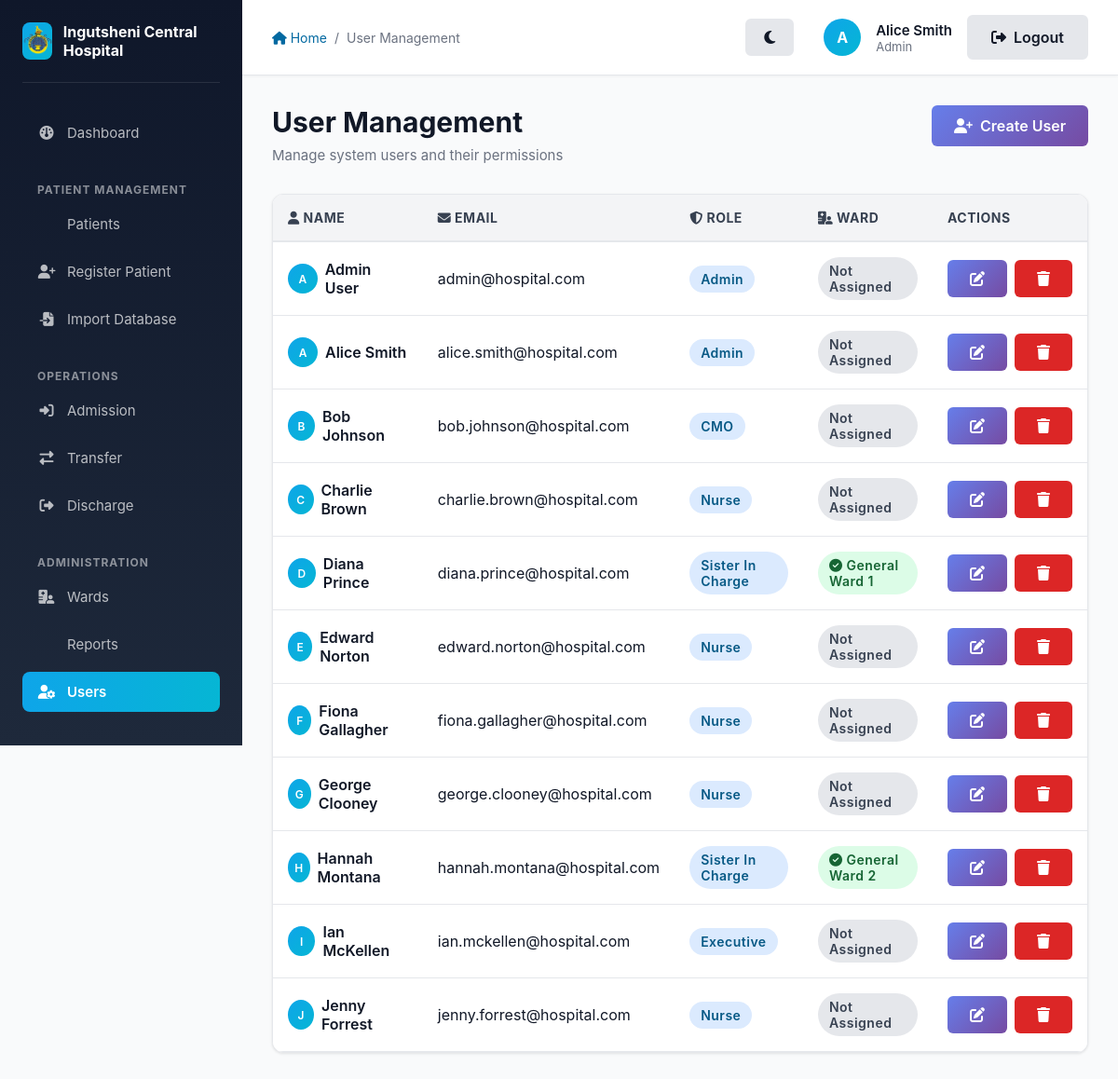
The page /auth/users (signed in) on the database its author committed.
### app/models/models.py (models this page shows, shortened)
class User(db.Model, UserMixin):
    __tablename__ = 'users'
    id = db.Column(db.Integer, primary_key=True)
    name = db.Column(db.String(100), nullable=False)
    email = db.Column(db.String(120), unique=True, nullable=False)
    password_hash = db.Column(db.String(128), nullable=False)
    role_id = db.Column(db.Integer, db.ForeignKey('roles.id'), nullable=False)
    ward_id = db.Column(db.Integer, db.ForeignKey('wards.id'), nullable=True)

class Role(db.Model):
    __tablename__ = 'roles'
    id = db.Column(db.Integer, primary_key=True)
    name = db.Column(db.String(50), unique=True, nullable=False)
    users = db.relationship('User', backref='role_obj', lazy=True)

class Ward(db.Model):
    __tablename__ = 'wards'
    id = db.Column(db.Integer, primary_key=True)
    name = db.Column(db.String(100), unique=True, nullable=False)
    type = db.Column(db.String(50), nullable=False) # Admission, General, Discharge
    capacity = db.Column(db.Integer, nullable=True)
    users = db.relationship('User', backref='ward_obj', lazy=True)
    patients = db.relationship('Patient', backref='current_ward', lazy=True)

### app/auth/routes.py (the view)
@auth.route('/users')
@login_required
@role_required(['Admin'])
def manage_users():
    users = User.query.all()
    return render_template('auth/manage_users.html', users=users)

### app/auth/utils.py (called while the page is built)
def role_required(roles):
    def decorator(f):
        @wraps(f)
        def decorated_function(*args, **kwargs):
            if not current_user.is_authenticated or current_user.role_obj.name not in roles:
                abort(403)
            return f(*args, **kwargs)
        return decorated_function
    return decorator

### app/models/models.py (called while the page is built)
@login_manager.user_loader
def load_user(user_id):
    return User.query.get(int(user_id))

### app/templates/auth/manage_users.html (shortened to what this page needs)
{% extends "layout.html" %}
{% block breadcrumb %}
    <a href="{{ url_for('main.index') }}"><i class="fas fa-home"></i> Home</a>
    <span>/</span>
    <span>User Management</span>
{% endblock %}
{% block content %}
    <div class="page-header flex-between" style="display: flex; justify-content: space-between; align-items: flex-start;">
        <div>
            <h1 class="page-title">User Management</h1>
            <p class="page-subtitle">Manage system users and their permissions</p>
        </div>
        <a href="{{ url_for('auth.create_user') }}" class="btn btn-primary">
            <i class="fas fa-user-plus"></i> Create User
        </a>
    </div>
    {% if users %}
        <div class="card">
            <div class="table-responsive">
                <table class="table">
                    <thead>
                        <tr>
                            <th><i class="fas fa-user"></i> Name</th>
                            <th><i class="fas fa-envelope"></i> Email</th>
                            <th><i class="fas fa-shield-alt"></i> Role</th>
                            <th><i class="fas fa-hospital-user"></i> Ward</th>
                            <th style="width: 150px;">Actions</th>
                        </tr>
                    </thead>
                    <tbody>
                        {% for user in users %}
                            <tr>
                                <td>
                                    <div class="flex gap-2" style="display: flex; align-items: center; gap: 0.5rem;">
                                        <div style="width: 32px; height: 32px; background: linear-gradient(135deg, #0ea5e9 0%, #06b6d4 100%); border-radius: 50%; display: flex; align-items: center; justify-content: center; color: white; font-weight: 600; font-size: 0.75rem;">
                                            {{ user.name[0].upper() }}
                                        </div>
                                        <span class="font-semibold">{{ user.name }}</span>
                                    </div>
                                </td>
                                <td>{{ user.email }}</td>
                                <td>
                                    <span class="badge badge-primary">{{ user.role_obj.name }}</span>
                                </td>
                                <td>
                                    {% if user.ward_obj %}
                                        <span class="badge badge-success"><i class="fas fa-check-circle"></i> {{ user.ward_obj.name }}</span>
                                    {% else %}
                                        <span class="badge badge-neutral">Not Assigned</span>
                                    {% endif %}
                                </td>
                                <td>
                                    <div style="display: flex; gap: 0.5rem;">
                                        <a href="{{ url_for('auth.update_user', user_id=user.id) }}" class="btn btn-sm btn-primary" title="Edit user">
                                            <i class="fas fa-edit"></i>
                                        </a>
                                        <form action="{{ url_for('auth.delete_user', user_id=user.id) }}" method="POST" style="display: inline;" onsubmit="return confirm('Are you sure you want to delete this user?');">
                                            <button type="submit" class="btn btn-sm btn-danger" title="Delete user">
                                                <i class="fas fa-trash"></i>
                                            </button>
                                        </form>
                                    </div>
                                </td>
                            </tr>
                        {% endfor %}
                    </tbody>
                </table>
            </div>
        </div>
    {% endif %}
{% endblock %}

### app/templates/layout.html (shortened to what this page needs)
<!DOCTYPE html>
<html lang="en">
<head>
    <link rel="stylesheet" href="{{ url_for('static', filename='style.css') }}">
    <link rel="stylesheet" href="https://cdnjs.cloudflare.com/ajax/libs/font-awesome/6.4.0/css/all.min.css">
</head>
<body>
    <aside class="sidebar no-print" id="sidebar">
        <div class="sidebar-header">
            <div class="sidebar-logo">
                <img src="{{ url_for('static', filename='images/logo.png') }}" alt="Ingutsheni Central Hospital Logo">
            </div>
            <div class="sidebar-title">Ingutsheni Central Hospital</div>
        </div>
        <nav class="sidebar-nav">
            <li><a href="{{ url_for('main.index') }}" class="{% if request.endpoint == 'main.index' %}active{% endif %}">
                <i class="fas fa-dashboard"></i> Dashboard
            </a></li>
        </nav>
        {% if current_user.is_authenticated %}
            <div class="sidebar-section-title">Patient Management</div>
            <nav class="sidebar-nav">
                <li><a href="{{ url_for('patients.list_patients') }}" class="{% if request.endpoint == 'patients.list_patients' %}active{% endif %}">
                     Patients
                </a></li>
                <li><a href="{{ url_for('patients.register_patient') }}" class="{% if request.endpoint == 'patients.register_patient' %}active{% endif %}">
                    <i class="fas fa-user-plus"></i> Register Patient
                </a></li>
                {% if current_user.role_obj.name in ['Admin', 'CMO'] %}
                <li><a href="{{ url_for('patients.import_database') }}" class="{% if request.endpoint == 'patients.import_database' %}active{% endif %}">
                    <i class="fas fa-file-import"></i> Import Database
                </a></li>
                {% endif %}
            </nav>
            <div class="sidebar-section-title">Operations</div>
            <nav class="sidebar-nav">
                <li><a href="{{ url_for('patients.list_patients') }}" class="{% if request.endpoint == 'patients.admit_patient' %}active{% endif %}">
                    <i class="fas fa-sign-in-alt"></i> Admission
                </a></li>
                <li><a href="{{ url_for('patients.list_patients') }}" class="{% if request.endpoint == 'transfers.transfer_patient' %}active{% endif %}">
                    <i class="fas fa-exchange-alt"></i> Transfer
                </a></li>
                <li><a href="{{ url_for('patients.list_patients') }}" class="{% if request.endpoint == 'patients.discharge_patient' %}active{% endif %}">
                    <i class="fas fa-sign-out-alt"></i> Discharge
                </a></li>
            </nav>
            <div class="sidebar-section-title">Administration</div>
            <nav class="sidebar-nav">
                <li><a href="{{ url_for('wards.list_wards') }}" class="{% if request.endpoint == 'wards.list_wards' %}active{% endif %}">
                    <i class="fas fa-hospital-user"></i> Wards
                </a></li>
                <li><a href="{{ url_for('reports.view_reports') }}" class="{% if request.endpoint == 'reports.view_reports' %}active{% endif %}">
                     Reports
                </a></li>
                {% if current_user.role_obj.name == 'Admin' %}
                    <li><a href="{{ url_for('auth.manage_users') }}" class="{% if request.endpoint == 'auth.manage_users' %}active{% endif %}">
                        <i class="fas fa-user-gear"></i> Users
                    </a></li>
                {% endif %}
            </nav>
        {% endif %}
    </aside>
    <div class="main-content">
        <div class="top-bar no-print">
            <div class="top-bar-left">
                <div class="breadcrumb">
                    {% block breadcrumb %}{% endblock %}
                </div>
            </div>
            <div class="top-bar-right" style="display: flex; align-items: center; gap: 1rem;">
                <div style="display: flex; align-items: center; gap: 1rem; margin-right: 1rem;">
                    <button id="themeToggle" class="btn btn-secondary btn-sm" title="Toggle Dark/Light Mode" style="border-radius: 50%; width: 40px; height: 40px; padding: 0;">
                        <i class="fas fa-moon"></i>
                    </button>
                </div>
                {% if current_user.is_authenticated %}
                    <div class="user-menu">
                        <div class="user-avatar" title="{{ current_user.name }}">
                            {{ current_user.name[0].upper() }}
                        </div>
                        <div class="user-info">
                            <div class="user-name">{{ current_user.name }}</div>
                            <div class="user-role">{{ current_user.role_obj.name }}</div>
                        </div>
                    </div>
                    <a href="{{ url_for('auth.logout') }}" class="btn btn-secondary btn-sm">
                        <i class="fas fa-sign-out-alt"></i> Logout
                    </a>
                {% else %}
                    <a href="{{ url_for('auth.login') }}" class="btn btn-primary btn-sm">
                        <i class="fas fa-sign-in-alt"></i> Login
                    </a>
                {% endif %}
            </div>
        </div>
        <div class="page-content">
            {% block content %}{% endblock %}
        </div>
    </div>
</body>
</html>

### app/static/style.css (style rules this page uses)
:root { --primary: #0369a1; --primary-light: #0ea5e9; --primary-dark: #075985; --success: #16a34a; --success-light: #22c55e; --danger: #dc2626; --warning: #f59e0b; --info: #3b82f6; --neutral: #6b7280; --gray-50: #f9fafb; --gray-100: #f3f4f6; --gray-200: #e5e7eb; --gray-300: #d1d5db; --gray-400: #9ca3af; --gray-500: #6b7280; --gray-600: #4b5563; --gray-700: #374151; --gray-800: #1f2937; --gray-900: #111827; --body-bg: var(--gray-50); --card-bg: #ffffff; --sidebar-bg: linear-gradient(180deg, #0f172a 0%, #1e293b 100%); --topbar-bg: #ffffff; --text-main: var(--gray-900); --text-muted: var(--gray-500); --border-color: var(--gray-200); }
* { margin: 0; padding: 0; box-sizing: border-box; }
body { font-family: -apple-system, BlinkMacSystemFont, 'Segoe UI', 'Roboto', 'Oxygen', 'Ubuntu', 'Cantarell', 'Fira Sans', 'Droid Sans', 'Helvetica Neue', sans-serif; -webkit-font-smoothing: antialiased; -moz-osx-font-smoothing: grayscale; background-color: var(--body-bg); color: var(--text-main); }
.card { background-color: var(--card-bg); border: 1px solid var(--border-color); }
.top-bar { background-color: var(--topbar-bg) !important; border-color: var(--border-color) !important; }
.table { background-color: var(--card-bg) !important; }
.table th { background-color: var(--gray-100); color: var(--text-main); border-bottom-color: var(--border-color); }
.table td { border-bottom-color: var(--border-color); }
.sidebar { background: var(--sidebar-bg) !important; }
.badge { display: inline-block; padding: 0.375rem 0.75rem; border-radius: 9999px; font-size: 0.875rem; font-weight: 600; letter-spacing: 0.5px; }
.badge-primary { background-color: #dbeafe; color: var(--primary-dark); }
.badge-success { background-color: #dcfce7; color: #166534; }
.badge-neutral { background-color: var(--gray-200); color: var(--gray-700); }
.btn { display: inline-flex; align-items: center; justify-content: center; padding: 0.625rem 1.25rem; border-radius: 0.5rem; font-weight: 600; font-size: 0.9375rem; border: none; cursor: pointer; transition: all 0.2s ease; text-decoration: none; gap: 0.5rem; }
.btn-primary { background-color: var(--primary); color: white; }
.btn-danger { background-color: var(--danger); color: white; }
.btn-secondary { background-color: var(--gray-300); color: var(--gray-800); }
.btn-sm { padding: 0.375rem 0.75rem; font-size: 0.8125rem; }
.card { background-color: white; border-radius: 0.75rem; box-shadow: 0 1px 3px rgba(0, 0, 0, 0.1); overflow: hidden; transition: all 0.2s ease; }
.table { width: 100%; border-collapse: collapse; background-color: white; }
.table thead { background-color: var(--gray-100); border-bottom: 2px solid var(--gray-200); }
.table th { padding: 1rem; text-align: left; font-weight: 700; color: var(--gray-700); font-size: 0.875rem; text-transform: uppercase; letter-spacing: 0.5px; }
.table td { padding: 1rem; border-bottom: 1px solid var(--gray-200); }
.font-semibold { font-weight: 600; }
.flex { display: flex; }
.flex-between { display: flex; justify-content: space-between; align-items: center; }
.gap-2 { gap: 0.5rem; }
.btn { font-size: 1rem !important; font-weight: 600 !important; padding: 0.75rem 1.5rem !important; border: none !important; border-radius: 6px !important; cursor: pointer !important; transition: all 0.3s ease !important; display: inline-flex !important; align-items: center !important; gap: 0.5rem !important; text-decoration: none !important; }
.btn-primary { background: linear-gradient(135deg, #667eea 0%, #764ba2 100%) !important; color: white !important; }
.btn-secondary { background: var(--gray-200) !important; color: var(--text-main) !important; border: 2px solid var(--border-color) !important; }
.btn-danger { background: var(--danger) !important; color: white !important; }

### rows shown on the page
User: name "A", name "Alice Smith", email "alice.smith@hospital.com", role_obj.name "Admin", shows "Not Assigned"
Role: role_obj.name "Admin"
User: name "A", name "Admin User", email "admin@hospital.com", role_obj.name "Admin", shows "Not Assigned"
User: name "B", name "Bob Johnson", email "bob.johnson@hospital.com", role_obj.name "CMO", shows "Not Assigned"
User: name "C", name "Charlie Brown", email "charlie.brown@hospital.com", role_obj.name "Nurse", shows "Not Assigned"
User: name "D", name "Diana Prince", email "diana.prince@hospital.com", role_obj.name "Sister In Charge", ward_obj.name "General Ward 1"
User: name "E", name "Edward Norton", email "edward.norton@hospital.com", role_obj.name "Nurse", shows "Not Assigned"
User: name "F", name "Fiona Gallagher", email "fiona.gallagher@hospital.com", role_obj.name "Nurse", shows "Not Assigned"
User: name "G", name "George Clooney", email "george.clooney@hospital.com", role_obj.name "Nurse", shows "Not Assigned"
User: name "H", name "Hannah Montana", email "hannah.montana@hospital.com", role_obj.name "Sister In Charge", ward_obj.name "General Ward 2"
User: name "I", name "Ian McKellen", email "ian.mckellen@hospital.com", role_obj.name "Executive", shows "Not Assigned"
User: name "J", name "Jenny Forrest", email "jenny.forrest@hospital.com", role_obj.name "Nurse", shows "Not Assigned"
